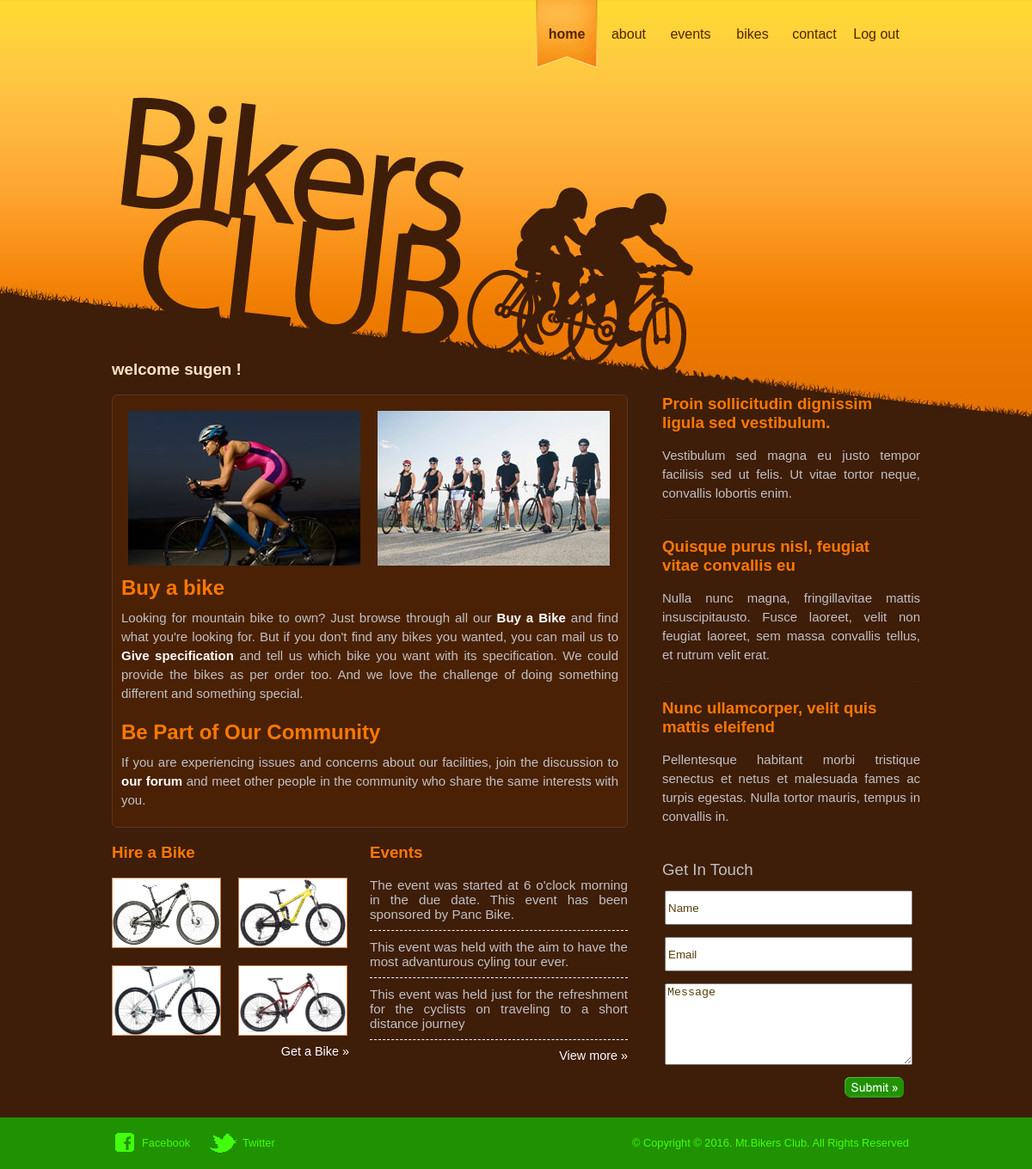
The app's page /home.php (signed in) with its own data.
### tables this page shows
CREATE TABLE `event` (
`Event_id` int(3) NOT NULL,
  `Event_name` varchar(50) NOT NULL,
  `Event_date` date NOT NULL,
  `Event_description` text NOT NULL,
  `Event_image` varchar(100) NOT NULL
);

### databasequeries.php (called while the page is built, shortened)
<?php
class Database {
    var $con;
    function connect(){
        $this -> con= mysql_connect('localhost','root','root');
    }
    function query($sql) {
        return mysql_query($sql, $this->con);
    }
    function fetchArray($reultset){
        return mysql_fetch_array($reultset);
    }
}
$db = new Database();
?>

### home.php (the view, shortened to what this page needs)
<?php
include_once('databasequeries.php');
?>
<html>
<head>
	<link href="css/style.css" rel="stylesheet" type="text/css" />
</head>
<body>
	<div id="page">
		<div id="header">
			<ul>
				<li class="current"><a href="home.php">home</a></li>
				<li><a href="about.php">about</a></li>
				<li><a href="event.php">events</a></li>
				<li><a href="bikesavailable.php">bikes</a></li>
				<li><a href="contact-us.php">contact</a></li>
                <li><a href="index.php">Log out</a></li>
			</ul>
		</div>
        <h3 style="color: bisque">welcome <?php @session_start(); echo $_SESSION['customerName']; ?> !</h3>
		<div id="body">
			<div id="main">
				<div class="featured">
					<a href="about.php"><img src="images/home-biker.jpg"  width="270" height="180" alt="Bikers Club" title="Bikers Club"></a>
					<a href="about.php"><img src="images/home-bikers.jpg" width="270" height="180" alt="Bikers Club" title="Bikers Club"></a>
					<h2>Buy a bike</h2>
                    <p>
                        Looking for mountain bike to own? Just browse through all our <a href="#">Buy a Bike</a> and find what you're looking for. But if you don't find any
                        bikes you wanted, you can mail us to <a href="#">Give specification</a>  and tell us which bike you want with its specification. We could provide the
                        bikes as per order too. And we love the challenge of doing something different and something special.
					</p>
                    <h2>Be Part of Our Community</h2>
                    <p>If you are experiencing issues and concerns about our facilities, join the discussion to <a href="#">our forum</a> and meet other people in the community who share the same interests with you.</p>
				</div>
				<div class="section" >
					<div id="gallery">
						<h3>Hire a Bike</h3>
						<ul>
							<li><a href="bikesavailable.php"><img src="images/bikes/10.jpg" width="125" height="80" alt="Bikers Club" title="Bikers Club"></a></li>
							<li><a href="bikesavailable.php"><img src="images/bikes/9.jpg" width="125" height="80" alt="Bikers Club" title="Bikers Club"></a></li>
							<li><a href="bikesavailable.php"><img src="images/bikes/8.jpg" width="125" height="80" alt="Bikers Club" title="Bikers Club"></a></li>
							<li><a href="bikesavailable.php"><img src="images/bikes/5.jpg" width="125" height="80" alt="Bikers Club" title="Bikers Club"></a></li>
						</ul>
						<a class="more" href="bikesavailable.php">Get a Bike &#187;</a>
					</div>
					<div id="events">
						<h3>Events</h3>
						<ul>
                            <?php
                            $db->connect();
                            $start = 0;
                            $limit = 3;
                            $events=$db->query("select Event_description from event limit $start , $limit");
                            while($row = $db->fetchArray($events)){
                            ?>
							<li><?php echo $row['Event_description']; ?></li>
                            <?php } ?>
						</ul>
						<a class="more" href="event.php">View more &raquo;</a>
					</div>
				</div>
			</div>
			<div id="sidebar">
				<ul>
					<li>
						<h3><a href="about.php">Proin sollicitudin dignissim ligula sed vestibulum.</a></h3>
						<p>Vestibulum sed magna eu justo tempor facilisis sed ut felis. Ut vitae tortor neque, convallis lobortis enim.</p>
					</li>
					<li>
						<h3><a href="about.php"> Quisque purus nisl, feugiat  vitae convallis eu</a></h3>
						<p>Nulla nunc magna, fringillavitae mattis insuscipitausto. Fusce laoreet, velit non feugiat laoreet, sem massa convallis tellus, et rutrum velit erat.</p>
					</li>
					<li>
						<h3><a href="about.php">Nunc ullamcorper, velit quis  mattis eleifend </a></h3>
						<p>Pellentesque habitant morbi tristique senectus et netus et malesuada fames ac turpis egestas. Nulla tortor mauris, tempus in convallis in.</p>
					</li>
				</ul>
				<h3>Get In Touch</h3>
				<form>
					<table>
						<tr><td><input type="text" name="" value="Name" onblur="if(this.value==''){this.value=this.defaultValue;}" onfocus="if(this.value==this.defaultValue){this.value='';}" /></td></tr>
						<tr><td><input type="text" name="" value="Email" onblur="if(this.value==''){this.value=this.defaultValue;}" onfocus="if(this.value==this.defaultValue){this.value='';}" /></td></tr>
						<tr><td><textarea name="message" onblur="if(this.value==''){this.value=this.defaultValue;}" onfocus="if(this.value==this.defaultValue){this.value='';}">Message</textarea></td></tr>
						<tr><td><input type="submit" value="" class="button" /></td></tr>
					</table>
				</form>
			</div>
		</div>
	</div>
	<?php require('footer.php') ?>
</body>
</html>

### css/style.css (style rules this page uses)
body { background:#3e1d09 url(../images/bg-body.jpg) center top no-repeat; color: #c1c1c1; font-family: Arial, Verdana, Helvetica, sans-serif; margin:0; }
#page { width:940px; margin:0px auto; padding:0px 10px; }
#header div a.join, #header ul li a:hover, #header ul li.current, #sidebar input.button { background:url(../images/buttons.gif) no-repeat; }
#header { height:400px; margin:0px; text-align:right; }
#header ul { display:inline-block; margin:0px 15px 30px 0px; padding:0px; }
#header ul li { float:left; line-height:80px; list-style-type:none; text-align:center; }
#header ul li a { color:#552305; display:block; height:80px; width:72px; text-decoration:none; }
#header ul li a:hover, #header ul li.current { font-weight:600; background-position:0 0; }
#body { display:inline-block; margin:0; height:auto; }
#body p { font-size: 15px; line-height: 22px; margin:0px; padding:0px 0px 10px; text-align: justify; }
#body a { color:#ffffff; font-weight: bold; text-decoration: none; outline: medium none; }
#main { float:left; width:600px; margin-right:40px; }
#main h2 { color:#ff7800; margin:0px 0px 10px 0px; }
#main .featured { background-color:#4a2105; border:1px solid #5a3721; border-radius:6px; padding:10px 10px 0px; }
#main .featured img { margin:8px; }
#main .featured p { margin:0px; padding-bottom:20px; }
#main .section { display:inline-block; padding-top:18px; }
#main .section h3 { color: #FF7800; margin:0px 0px 8px; }
#main .section ul { list-style-type:none; padding:0px; }
#gallery, #events { float:left; width:300px; overflow:hidden; }
#gallery h3, #events h3 { margin-bottom:8px; }
#gallery a.more, #events a.more { float:right; color:#ffffff; font-size:0.9em; font-weight:normal; text-decoration:none; }
#gallery ul { display:inline-block; margin:0px; }
#gallery li { float:left; margin:10px 20px 6px 0px; }
#gallery li img { border:1px solid #cd8147; }
#gallery a.more { margin-right:24px; }
#events ul { margin:0px 0px 10px; }
#events ul li { font-size:0.95em; border-bottom:1px dashed #ffffff; padding:10px 0px; text-align:justify; }
#sidebar { float:right; width:300px; }
#sidebar h3 { font-weight:500; width:260px; margin:0px 0px 10px; }
#sidebar h3 a { color:#FF7800; }
#sidebar ul { margin:0px; padding:0px; }
#sidebar ul li { list-style-type: none; margin-bottom: 20px; background: transparent url('../images/devider.jpg') bottom center; background-repeat: no-repeat; }
#sidebar ul li:last-child { background: none; }
#sidebar ul li p { margin:16px 0px 0px; padding-bottom:20px; }
#sidebar input.button { float: right; background-position:0 -172px; height: 24px; width: 69px; margin: 0; margin-right: 10px; padding: 0; border: 0; cursor: pointer; cursor: hand; }
#sidebar input { margin-bottom: 10px; height: 40px; width: 288px; color: #563e08; }
#sidebar textarea { margin-bottom: 10px; height: 95px; width: 288px; color: #563e08; }
#sidebar table { margin-bottom: 20px; }
img { border:0px; }
#header ul { *width:435px; }
#header ul { _display:static; _height:80px; _width:435px; }
#header ul li { _width:72px; }

### records on screen
event: Event_description "The event was started at 6 o'clock morning in the due date. This event has been sponsored by Panc Bike."
event: Event_description "This event was held with the aim to have the most advanturous cyling tour ever."
event: Event_description "This event was held just for the refreshment for the cyclists on traveling to a short distance journey"

### other values on screen
$_SESSION['customerName'] "sugen"
